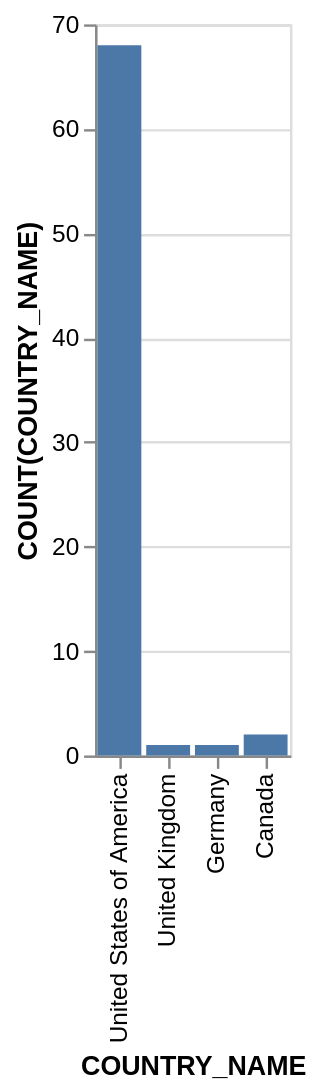

The Vega-Lite source for this figure:
### Vega-Lite specification from a JSON file in a GitHub repository (floating-point values rounded to 4 significant figures)
{"data": {"values": [{"x_data": "Canada", "y_data": 2}, {"x_data": "Germany", "y_data": 1}, {"x_data": "United Kingdom", "y_data": 1}, {"x_data": "United States of America", "y_data": 68}]}, "mark": "bar", "encoding": {"x": {"field": "x_data", "type": "nominal", "title": "COUNTRY_NAME", "sort": "descending"}, "y": {"field": "y_data", "type": "quantitative", "title": "COUNT(COUNTRY_NAME)"}}}
